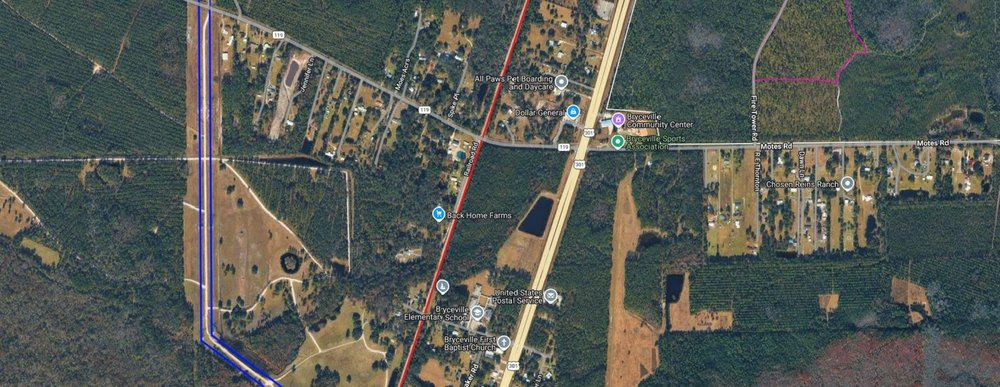
#> input picture images/mbtiles_converter.jpg, 1000 x 387 px
$ python make_tools_montage.py
#> lines starting #> are read from the running program, lines starting #| are printed output that depends on the picture
"""The 10 tools in action - front page montage (Jim 2026-11-08 17:34: 'That link for 10, and a photo montage
representing those 10, should be at the top. 7 reference has to go').

The 10 = the folders in downloads/ArcGIS_Earth_Unlocked_All_Tools.zip (tools/make_all_tools_zip.py), in that order.
Pictures are the front-page tool pictures in images/. (2026-11-11: the PRAVE/RMC tester left the 10; the P25 GPS
Tracker took slot 4, with the live Jax 24 + My position map shot `p25_live_jax24_my_position.jpg`. The tester-console tile code is kept
below only in case a future tile has no screenshot.)

    python3 tools/graphics/make_tools_montage.py      (run from the Unlocked repo root)
writes images/ten_tools_montage.jpg (2000 px wide) and site/images/ten_tools_montage.jpg.
"""
import contextlib, datetime as dt, importlib.util, io, math, sys
from pathlib import Path
from PIL import Image, ImageDraw, ImageFont

ROOT = Path(__file__).resolve().parents[2]
IMG = ROOT / "images"
NAVY, NAVY2, GOLD, WHITE, GREY = (11, 25, 54), (18, 38, 78), (245, 185, 30), (255, 255, 255), (200, 210, 228)
F = "/usr/share/fonts/truetype/google-fonts/Poppins-{}.ttf"
font = lambda w, s: ImageFont.truetype(F.format(w), s)

TOOLS = [  # (name, one line, picture, focus (x, y) 0-1 for the crop)
    ("MBTILES CONVERTER", "QGIS maps, offline in ArcGIS Earth", "mbtiles_converter.jpg", (0.5, 0.5)),
    ("MASTER 4 GRID MAKER", "100 numbered map cells", "master4_grid.jpg", (0.5, 0.5)),
    ("PRAVE / ME TRACKER", "radio units live on the map", "prave_me_tracker.jpg", (0.5, 0.5)),
    ("P25 GPS TRACKER", "radio GPS live on the map", "p25_live_jax24_my_position.jpg", (0.52, 0.46)),
    ("EARTHSTICK", "fly the world with a joystick", "earthstick.jpg", (0.5, 0.5)),
    ("WORLD GATE MAKER", "your own gates, city to city", "world_gate_maker_v1.1_seattle.jpg", (0.5, 0.5)),
    ("OBJECT FACTORY", "beacons and objects in the sky", "object_factory.jpg", (0.5, 0.5)),
    ("POINTLAYER", "hydrants and public points offline", "pointlayer.jpg", (0.5, 0.5)),
    ("PARCEL100", "click a parcel: owner and address", "parcel100.jpg", (0.5, 0.5)),
    ("PICTURE WORLD MAKER", "fly into giant pictures", "picture_world_maker.jpg", (0.5, 0.5)),
    ("GARMIN USB GPS TRACKER", "your own GPS live on the map", "garmin_gps_tracker.jpg", (0.5, 0.42)),
    ("LOOKOUT MANAGER", "one-click router setup", "lookout_manager.jpg", (0.5, 0.5)),
    ("LOOKOUT QR MAKER", "scan a sticker, open the map", "lookout_qr_card.jpg", (0.5, 0.5)),
    ("TRAVELER MANAGER", "the Lookout you carry", "traveler_manager.jpg", (0.5, 0.5)),
]

W, COLS, PAD, GAP = 2000, 4, 24, 16
TW = (W - 2 * PAD - (COLS - 1) * GAP) // COLS          # tile width
PH = round(TW * 9 / 16)                                 # picture height
CH = 92                                                 # caption height
ROWS = math.ceil(len(TOOLS) / COLS)
H = 2 * PAD + ROWS * (PH + CH) + (ROWS - 1) * GAP


def tester_console(tester_py):
    """The tester's own startup banner + the sentences it sends, printed the way it prints them."""
    spec = importlib.util.spec_from_file_location("tester", tester_py)
    m = importlib.util.module_from_spec(spec); spec.loader.exec_module(m)
    buf = io.StringIO()
    with contextlib.redirect_stdout(buf):
        m.print_startup_banner()
    lines = [l for l in buf.getvalue().splitlines()][1:20]
    t = dt.datetime(2026, 11, 8, 22, 30, 0, tzinfo=dt.timezone.utc)
    for i, unit in enumerate(m.TEST_UNITS[1:4], start=1):
        lines.append(f"RMC   {i:05d}: {m.make_gprmc_sentence(t + dt.timedelta(seconds=i))}")
        rssi = "blank" if unit["rssi"] is None else f"{unit['rssi']} dBm"
        lines.append(f"PRAVE {i:05d}: {m.unit_display_id(unit)}  RSSI {rssi:<9}  expected {unit['expected']}")
        lines.append(f"             {m.make_prave_sentence(unit, t + dt.timedelta(seconds=i))}")
    return lines


def console_tile(lines, w, h):
    s = 3
    im = Image.new("RGB", (w * s, h * s), (12, 12, 12))
    d = ImageDraw.Draw(im)
    d.rectangle([0, 0, w * s, 15 * s], fill=(32, 32, 32))
    d.text((8 * s, 2 * s), "PRAVE / RMC Field Decoder Tester - Version 1.0 Gold",
           font=ImageFont.truetype("/usr/share/fonts/truetype/dejavu/DejaVuSansMono.ttf", 8 * s), fill=(220, 220, 220))
    mono = ImageFont.truetype("/usr/share/fonts/truetype/dejavu/DejaVuSansMono.ttf", 6 * s)
    y = 20 * s
    for line in lines:
        col = (110, 230, 120) if line.lstrip().startswith(("$", "RMC", "PRAVE 0")) else (205, 205, 205)
        d.text((6 * s, y), line, font=mono, fill=col)
        y += 7 * s
    return im.resize((w, h), Image.LANCZOS)


def crop(img, w, h, focus):
    r = max(w / img.width, h / img.height)
    img = img.resize((round(img.width * r), round(img.height * r)), Image.LANCZOS)
    x = round((img.width - w) * focus[0]); y = round((img.height - h) * focus[1])
    return img.crop((x, y, x + w, y + h))


def main():
    # The tester tile was retired 2026-11-11 (P25 GPS Tracker took slot 4); tester_console
    # only runs if a tile still has no screenshot (pic is None) and a tester .py was passed.
    tester_lines = tester_console(sys.argv[1]) if (any(t[2] is None for t in TOOLS) and len(sys.argv) > 1) else []
    out = Image.new("RGB", (W, H), NAVY)
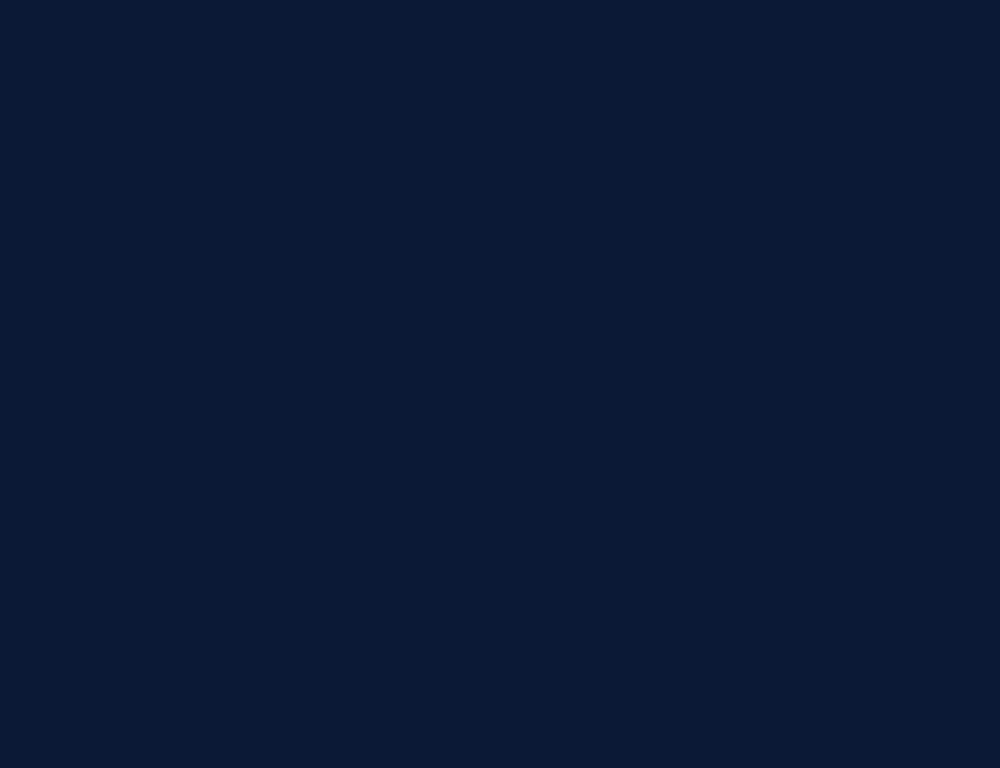
#> out: PIL image 2000x1536 RGB (shown at 1/2 size); mean R, G, B 11, 25, 54
    d = ImageDraw.Draw(out)
    def row_x0(r):                                   # center a ragged final row
        n = min(COLS, len(TOOLS) - r * COLS)
        return (W - n * TW - (n - 1) * GAP) // 2
    for i, (name, line, pic, focus) in enumerate(TOOLS):
        r, c = divmod(i, COLS)
        x, y = row_x0(r) + c * (TW + GAP), PAD + r * (PH + CH + GAP)
        tile = console_tile(tester_lines, TW, PH) if pic is None else crop(Image.open(IMG / pic).convert("RGB"), TW, PH, focus)
#> in crop, `r = max(w / img.width, h / img.height)`: r = 0.693
#> in crop, `return img.crop((x, y, x + w, y + h))`:
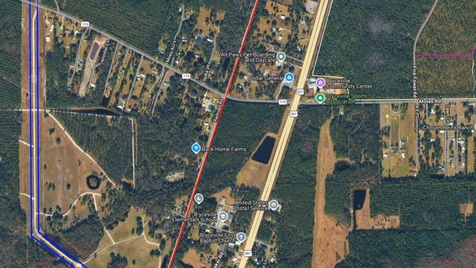
#> returned value: PIL image 476x268 RGB; mean R, G, B 91.9, 94.2, 86.2
        out.paste(tile, (x, y))
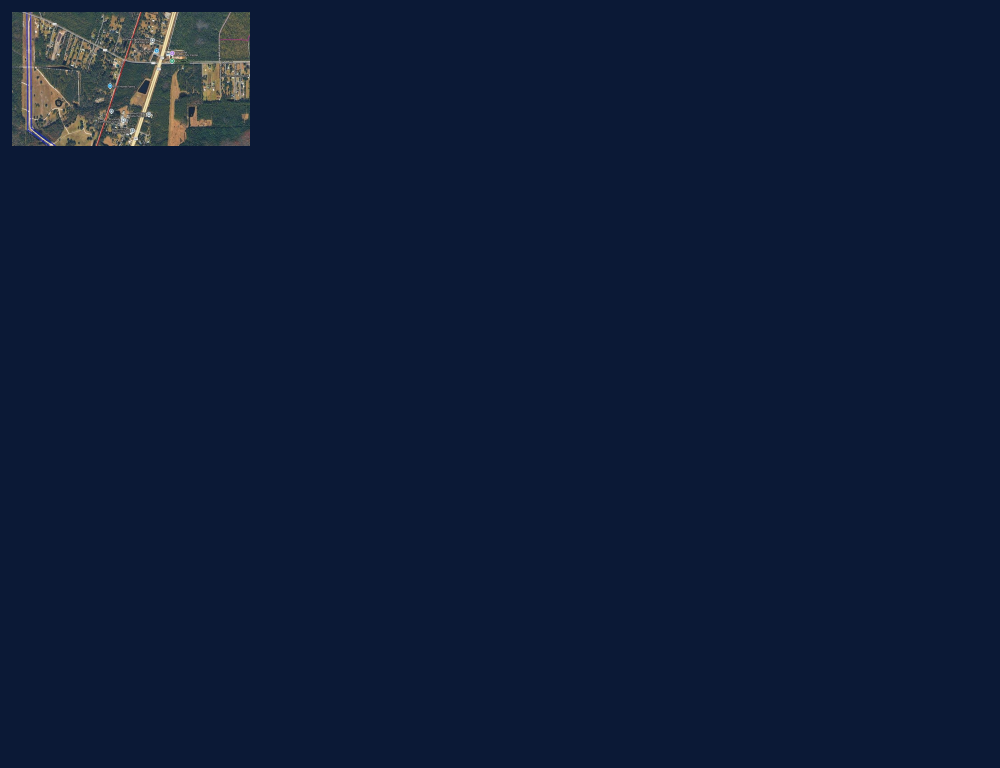
#> out: PIL image 2000x1536 RGB (shown at 1/2 size); mean R, G, B 14.4, 27.9, 55.3
        d.rectangle([x, y + PH, x + TW - 1, y + PH + 5], fill=GOLD)
        d.rectangle([x, y + PH + 6, x + TW - 1, y + PH + CH - 1], fill=NAVY2)
        cx, cy, rad = x + 30, y + PH + 6 + (CH - 6) // 2, 20
        d.ellipse([cx - rad, cy - rad, cx + rad, cy + rad], fill=GOLD)
        num = str(i + 1)
        d.text((cx, cy + 1), num, font=font("Bold", 24 if len(num) == 1 else 20), fill=NAVY, anchor="mm")
        nf = font("Bold", 21)
        while d.textlength(name, font=nf) > TW - 70 and nf.size > 14:
            nf = font("Bold", nf.size - 1)
#> this loop made 0 passes
        d.text((x + 60, cy - 6), name, font=nf, fill=GOLD, anchor="ls")
        lf = font("Medium", 15)
        while d.textlength(line, font=lf) > TW - 70 and lf.size > 11:
            lf = font("Medium", lf.size - 1)
        d.text((x + 60, cy + 20), line, font=lf, fill=WHITE, anchor="ls")
        d.rectangle([x, y, x + TW - 1, y + PH + CH - 1], outline=(40, 70, 130), width=2)
#> pass 2 of the loop in main, `for i, (name, line, pic, focus) in enumerate(TOOLS):`:
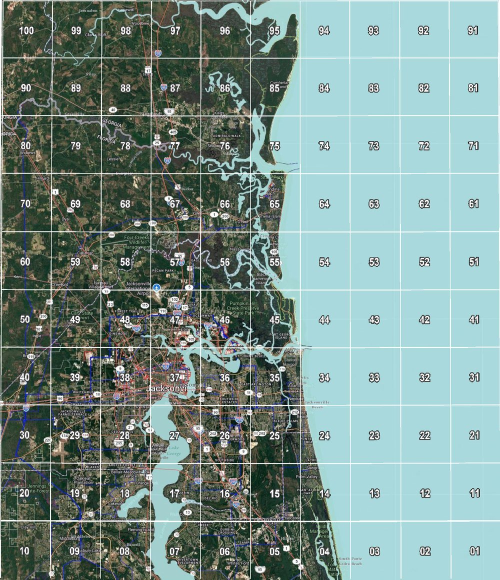
#> input picture images/master4_grid.jpg, 1000 x 1159 px (shown at 1/2 size)
#> r = 0.476
#> img: PIL image 476x552 RGB
#> in crop (call 2), `return img.crop((x, y, x + w, y + h))`:
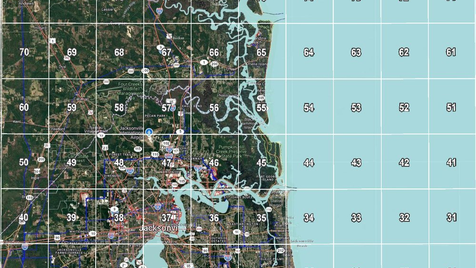
#> returned value: PIL image 476x268 RGB; mean R, G, B 123.4, 147.6, 143
#> in main, `out.paste(tile, (x, y))`:
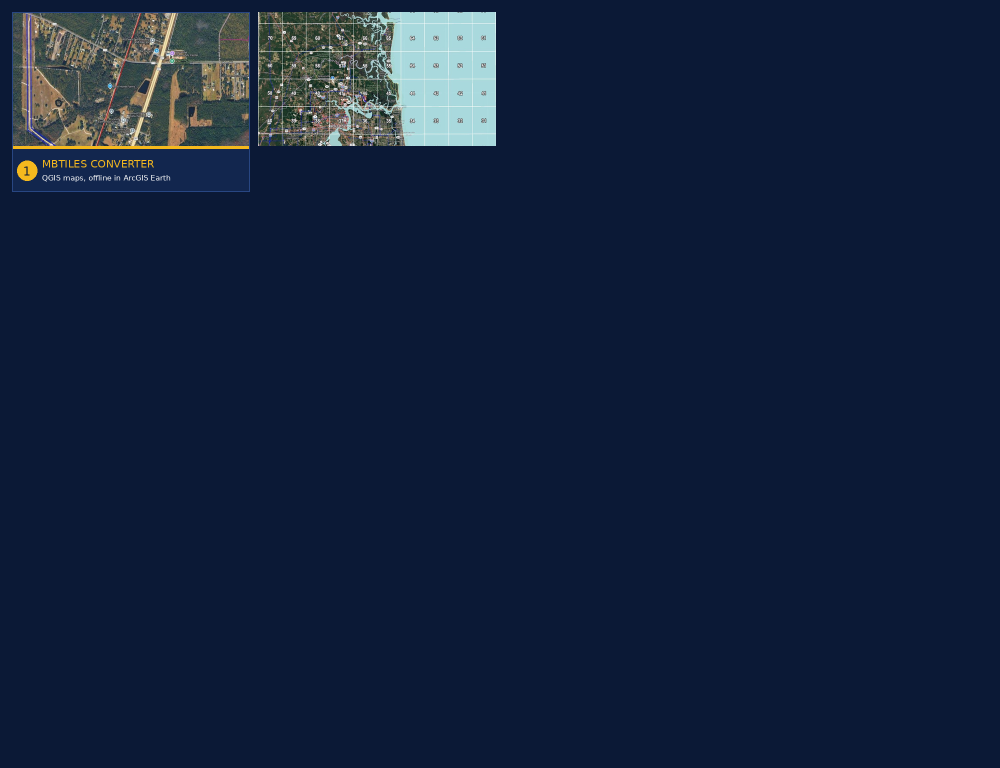
#> out: PIL image 2000x1536 RGB (shown at 1/2 size); mean R, G, B 19.6, 33.5, 59.4
#> pass 3 of the loop in main, `for i, (name, line, pic, focus) in enumerate(TOOLS):`:
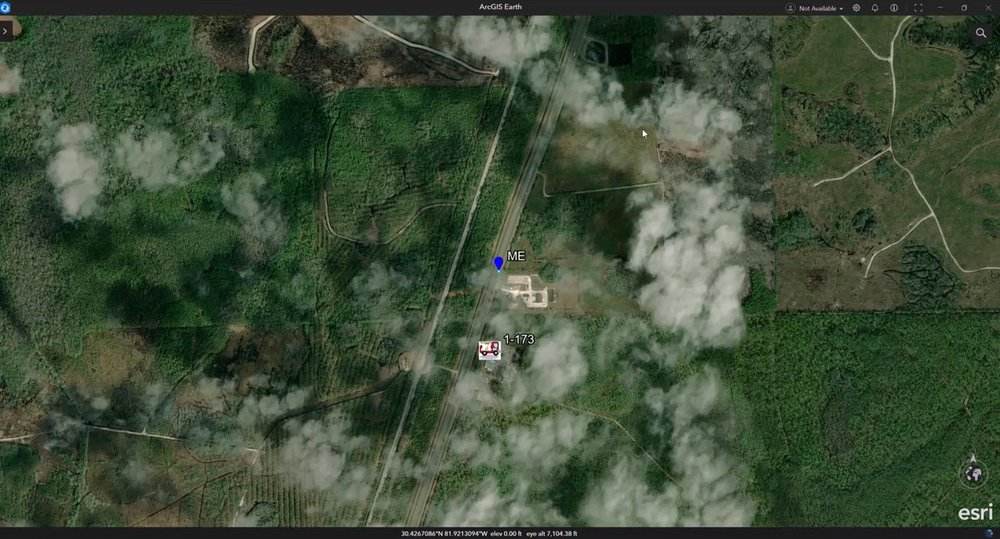
#> input picture images/prave_me_tracker.jpg, 1000 x 539 px
#> r = 0.497
#> img: PIL image 497x268 RGB
#> in crop (call 3), `return img.crop((x, y, x + w, y + h))`:
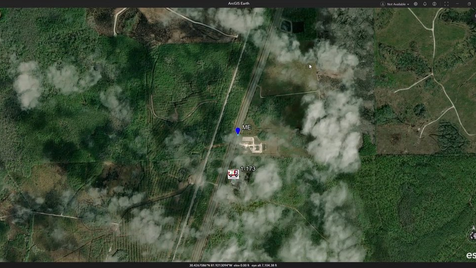
#> returned value: PIL image 476x268 RGB; mean R, G, B 62.8, 77.7, 56.3
#> in main, `out.paste(tile, (x, y))`:
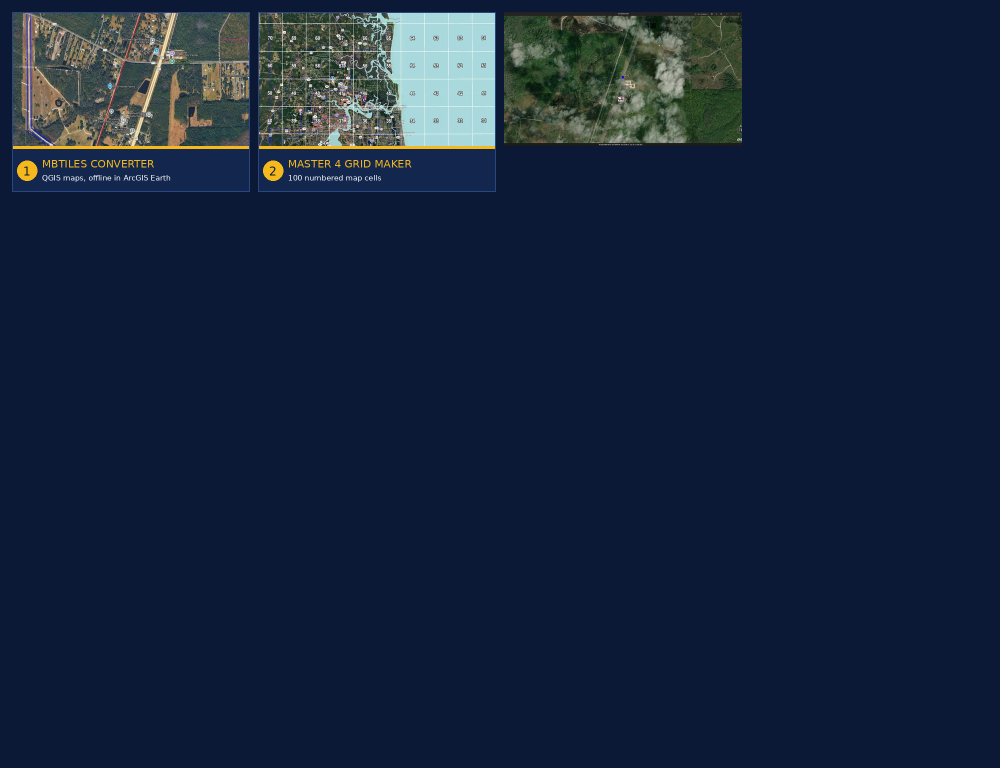
#> out: PIL image 2000x1536 RGB (shown at 1/2 size); mean R, G, B 22.2, 36.1, 59.8
#> the loop made 7 passes; the first 3 are shown
    for p in (IMG / "ten_tools_montage.jpg", ROOT / "site" / "images" / "ten_tools_montage.jpg"):
        out.save(p, quality=88, optimize=True)
    print("made", out.size)


if __name__ == "__main__":
#> (the run stopped early here; a loop or call above may not have finished)
